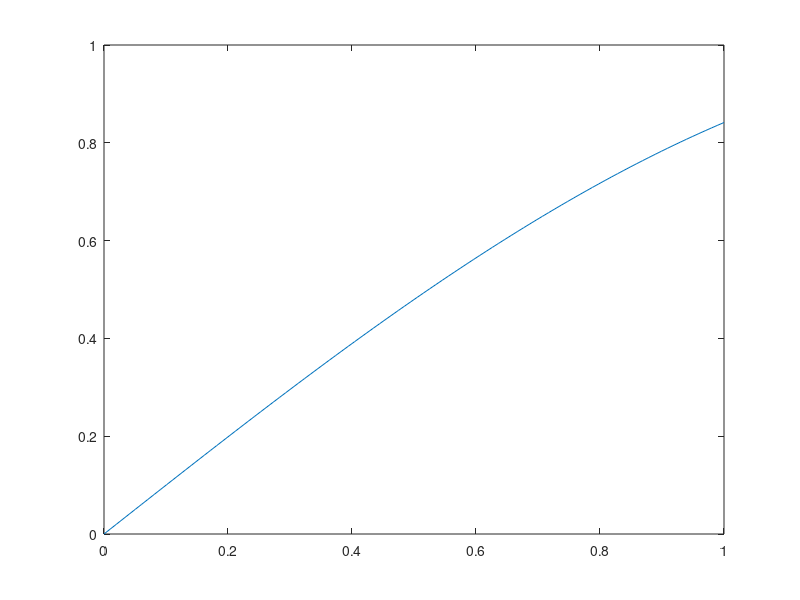
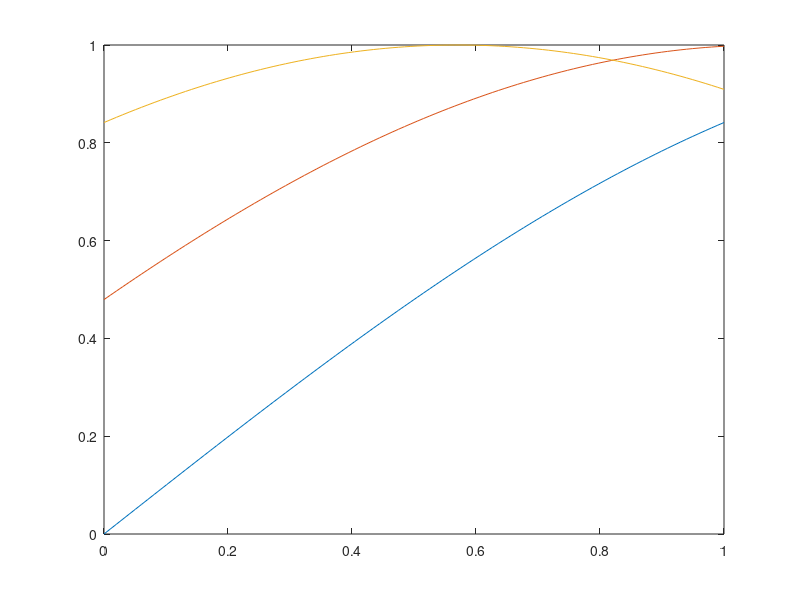
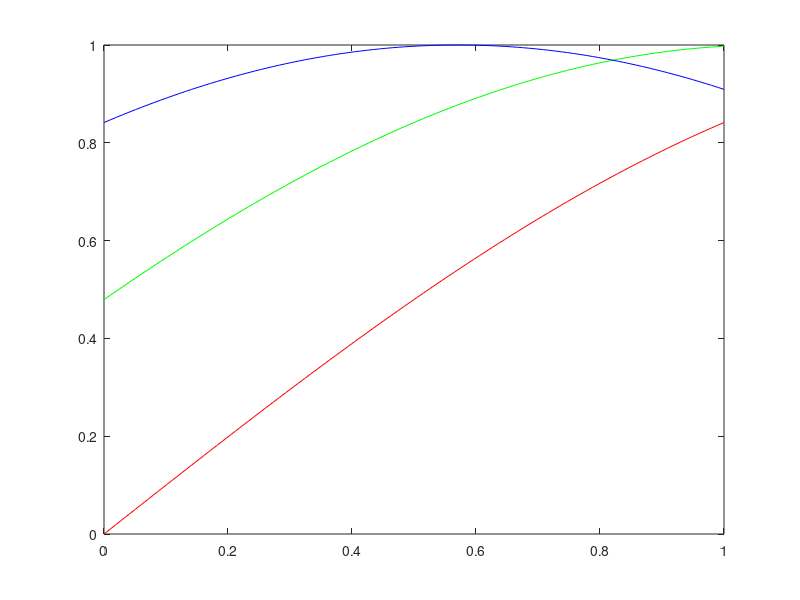
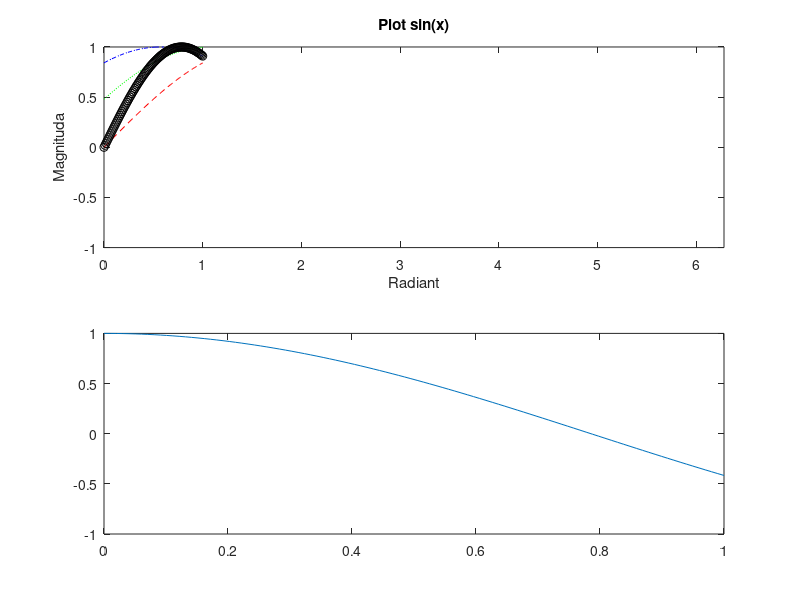

These charts were generated, in order, by the following MATLAB code:
clc
clear

x = linspace(0,1,100);
y1 = sin(x);
y2 = sin(x + 0.5);
y3 = sin(x + 1);
y4 = sin(2*x);
y5 = cos(2*x);

% plot single line
figure(1)
plot(x,y1)

% plot multi lines
figure(2)
plot(x,y1,x,y2,x,y3)

% plot multi lines dengan warna custom
figure(3)
plot(x,y1,'r',x,y2,'g',x,y3,'b')

% plot multi lines dengan warna dan tipe garis
figure(4)
plot(x,y1,'r--',x,y2,'g:',x,y3,'b-.')

% plot multi lines dengan warna dan beberapa adjusment lainnya
figure(4)
subplot(2,1,1);
plot(x,y1,'r--',x,y2,'g:',x,y3,'b-.')
axis([0 2*pi -1 1]);
title('Plot sin(x)')
xlabel('Radiant')
ylabel('Magnituda')

% menggabungkan plot di satu figure dengan hold
hold on;
plot(x,y4,'ko');
hold off;

% menggabungkan plot di satu figure dengan subplot
subplot(2,1,2); % (dua baris, satu kolom, posisi kedua)
plot(x,y5);
